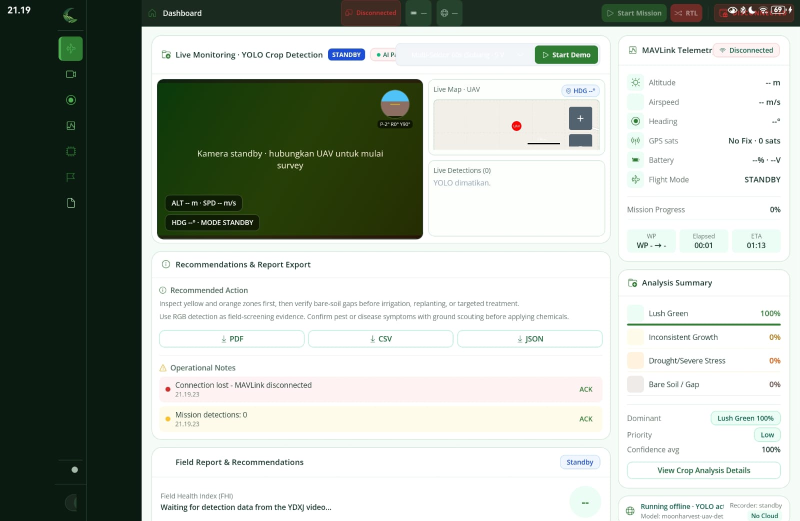
#> input picture Pigeon_Harvest/HarvestmoonGCS/WhatsApp Image 2026-09-28 at 21.20.01.jpeg, 1600 x 1042 px (shown at 1/2 size)
$ python -i build_uav_det_dataset_v2.py   (imports and definitions only)
#> lines starting #> are read from the running program, lines starting #| are printed output that depends on the picture; after the words box and inside, x2 and y2 are one past the last pixel; in counts of white or black regions, pixels touching at a corner belong together
#> further down, picture is the input picture: shape (1042, 1600, 3); mean B, G, R 172.3, 181.1, 174.1
#!/usr/bin/env python3
"""
MoonHarvest — Build UAV Detection Dataset v2 (4 Classes)
=========================================================
Ekstraksi frame resolusi 640x640 dari rekaman drone asli dan pembuatan anotasi
YOLOv8 Detection (4 Kelas) secara objektif berbasis indeks spektral dan tekstur spasial.

Kelas Target:
  0: Lush Green              (Kanopi hijau lebat & sehat)
  1: Inconsistent Growth     (Pertumbuhan tidak merata, anakan muda, stres ringan, gulma)
  2: Drought / Severe Stress (Kekeringan parah, jerami terbakar, klorosis tinggi)
  3: Bare Soil / Gap         (Lahan kosong, tanah retak, pematang, celah tanam)
"""

import os, sys, time, random
from pathlib import Path
import cv2
import numpy as np

VIDEOS = [
    {
        "name": "15d_sawah_muda",
        "path": "/home/fawwazfa/Program/Harvestmoon/TEKNOFEST_SIAP/demo_video/sumber_rekaman_asli/15d_asli_sawah_15hst.mp4",
        "step": 2,      # 465 frames -> ~232 frames
    },
    {
        "name": "ydx_burned_kering",
        "path": "/home/fawwazfa/Program/Harvestmoon/TEKNOFEST_SIAP/demo_video/sumber_rekaman_asli/YDX_burned_asli_lahan_kering.mp4",
        "step": 2,      # 1051 frames -> ~525 frames
    },
    {
        "name": "ydxj_irigasi_subur",
        "path": "/home/fawwazfa/Program/Harvestmoon/TEKNOFEST_SIAP/demo_video/sumber_rekaman_asli/YDXJ0012_asli_vegetasi_irigasi_full.mp4",
        "step": 8,      # 5744 frames -> ~718 frames
    },
    {
        "name": "multisector_transek",
        "path": "/home/fawwazfa/Program/Harvestmoon/TEKNOFEST_SIAP/demo_video/stream_multisector_60s.mp4",
        "step": 3,      # 900 frames -> ~300 frames
    },
]

OUTPUT_DIR = Path("/home/fawwazfa/Program/Harvestmoon/Pigeon_Harvest/training/datasets/moonharvest-uav/uav_det_4cls_v2")
TARGET_SIZE = 640
VAL_RATIO   = 0.20
SEED        = 42

CLASS_NAMES = [
    "Lush Green",
    "Inconsistent Growth",
    "Drought / Severe Stress",
    "Bare Soil / Gap"
]

def extract_boxes_from_frame(frame, target_w=640, target_h=640):
#> called with target_w = 640, target_h = 640
    img = cv2.resize(frame, (target_w, target_h), interpolation=cv2.INTER_AREA)
    hsv = cv2.cvtColor(img, cv2.COLOR_BGR2HSV)
#> hsv: shape (640, 640, 3); mean H, S, V 45.9, 57.5, 182.2
    H, S, V = hsv[:,:,0], hsv[:,:,1], hsv[:,:,2]
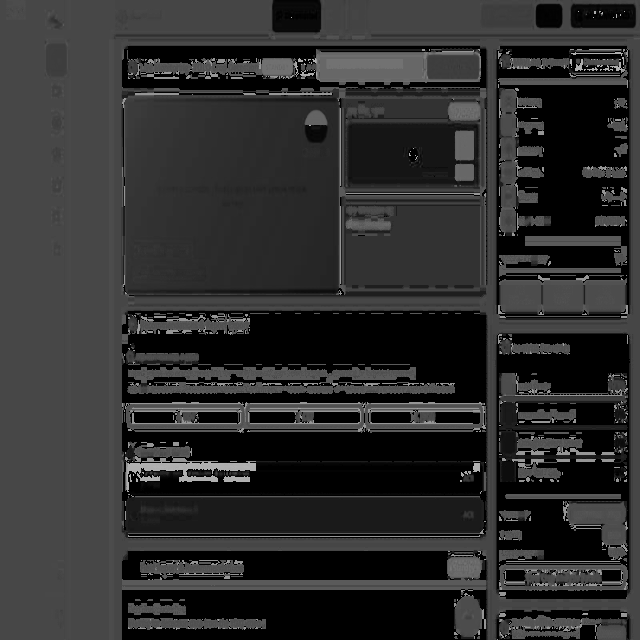
#> H: shape (640, 640); min 0, max 179, mean 45.9
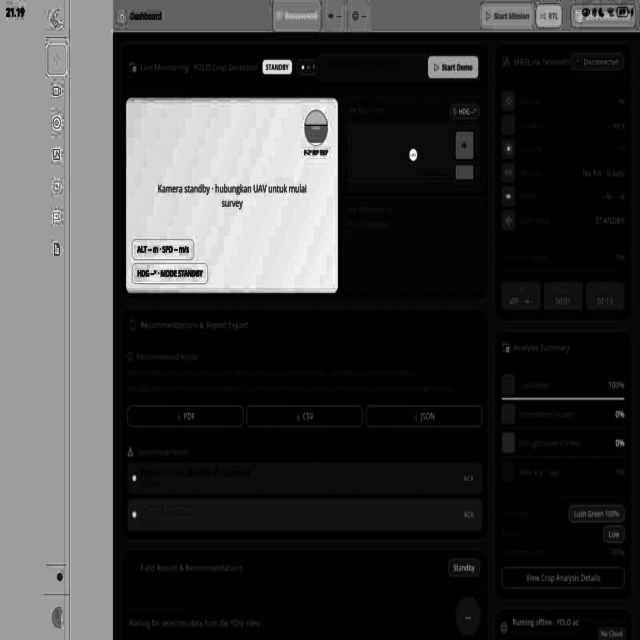
#> S: shape (640, 640); min 0, max 255, mean 57.5

    b, g, r = cv2.split(img.astype(np.float32))
    tot = b + g + r + 1e-6
    exg = (2*g - r - b) / tot
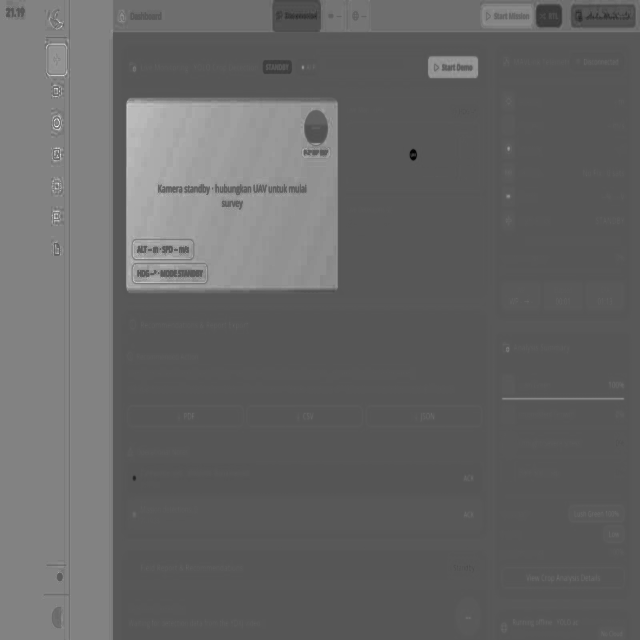
#> exg: shape (640, 640) float32; min -0.988, max 1.91, mean 0.175; drawn with min black and max white
    exr = (1.4*r - g) / tot
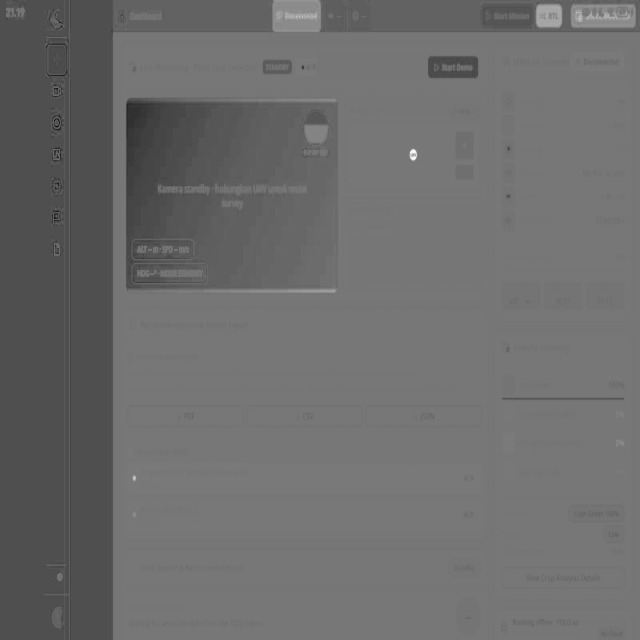
#> exr: shape (640, 640) float32; min -0.971, max 1.39, mean 0.0383; drawn with min black and max white

    masks = {}
    # Class 0: Lush Green (Healthy dense canopy, optimal chlorophyll)
    masks[0] = (H >= 34) & (H <= 90) & (S >= 32) & (V >= 40) & (exg >= 0.035)

    # Class 1: Inconsistent Growth (Tillering / Pale / Uneven / Weeds)
    masks[1] = (((H >= 18) & (H < 34) & (S >= 22)) |
                ((H >= 34) & (H <= 92) & (S >= 20) & (exg >= 0.008) & (exg < 0.035))) & ~masks[0]

    # Class 2: Drought / Severe Stress (Scorched / Dried vegetation / High chlorosis)
    masks[2] = (((H >= 6) & (H <= 26) & (S >= 28) & (V >= 40) & (exg < 0.025)) |
                ((exr > 0.11) & (S >= 25) & (exg < 0.015))) & ~masks[0] & ~masks[1]

    # Class 3: Bare Soil / Gap (Unplanted soil, bunds, pathways, dry mud, row gaps)
    masks[3] = (exg < 0.018) & ~masks[0] & ~masks[1] & ~masks[2]

    all_boxes = [] # (cid, cx, cy, nw, nh, score)
    k_small = cv2.getStructuringElement(cv2.MORPH_ELLIPSE, (5, 5))
    k_close = cv2.getStructuringElement(cv2.MORPH_ELLIPSE, (7, 7))

    for cid in [0, 1, 2, 3]:
        m = masks[cid].astype(np.uint8)
        m = cv2.morphologyEx(m, cv2.MORPH_OPEN, k_small)
        m = cv2.morphologyEx(m, cv2.MORPH_CLOSE, k_close)

        n, labels, stats, centroids = cv2.connectedComponentsWithStats(m, 8)
        cls_boxes = []
        cls_scores = []
        for i in range(1, n):
            area = stats[i, cv2.CC_STAT_AREA]
            if area < 100:
                continue
            x = stats[i, cv2.CC_STAT_LEFT]
            y = stats[i, cv2.CC_STAT_TOP]
            bw = stats[i, cv2.CC_STAT_WIDTH]
            bh = stats[i, cv2.CC_STAT_HEIGHT]

            # Tile large homogeneous regions into natural bounding boxes
            tile_size = 140
            step_size = 100
            if bw > 220 or bh > 220:
                for ty in range(y, y + bh, step_size):
                    for tx in range(x, x + bw, step_size):
                        bx1, by1 = tx, ty
                        bx2, by2 = min(tx + tile_size, x + bw), min(ty + tile_size, y + bh)
                        w_box = bx2 - bx1
                        h_box = by2 - by1
                        if w_box >= 36 and h_box >= 36:
                            sub_mask = m[by1:by2, bx1:bx2]
                            purity = sub_mask.sum() / float(w_box * h_box)
                            if purity >= 0.25:
                                cls_boxes.append([bx1, by1, w_box, h_box])
                                cls_scores.append(float(purity))
            else:
                purity = area / float(bw * bh)
                if purity >= 0.20 and bw >= 22 and bh >= 22:
                    cls_boxes.append([x, y, bw, bh])
                    cls_scores.append(float(purity))

        if cls_boxes:
            indices = cv2.dnn.NMSBoxes(cls_boxes, cls_scores, score_threshold=0.20, nms_threshold=0.35)
            if len(indices) > 0:
                for idx in indices.flatten():
                    bx, by, bw, bh = cls_boxes[idx]
                    cx = (bx + bw / 2.0) / target_w
                    cy = (by + bh / 2.0) / target_h
                    nw = bw / float(target_w)
                    nh = bh / float(target_h)
                    cx = float(np.clip(cx, 0.001, 0.999))
                    cy = float(np.clip(cy, 0.001, 0.999))
                    nw = float(np.clip(nw, 0.010, 0.999))
                    nh = float(np.clip(nh, 0.010, 0.999))
                    all_boxes.append((cid, cx, cy, nw, nh, cls_scores[idx]))
#> this loop made 4 passes
#> n on passes 1 to 3: 19, 6, 8
#> (n, centroids) on pass 4: (4, [[193.1, 264.8], [397.3, 353.2], [188, 517], [175.5, 518]])
#> pass 1, in extract_boxes_from_frame, `m = masks[cid].astype(np.uint8)`:
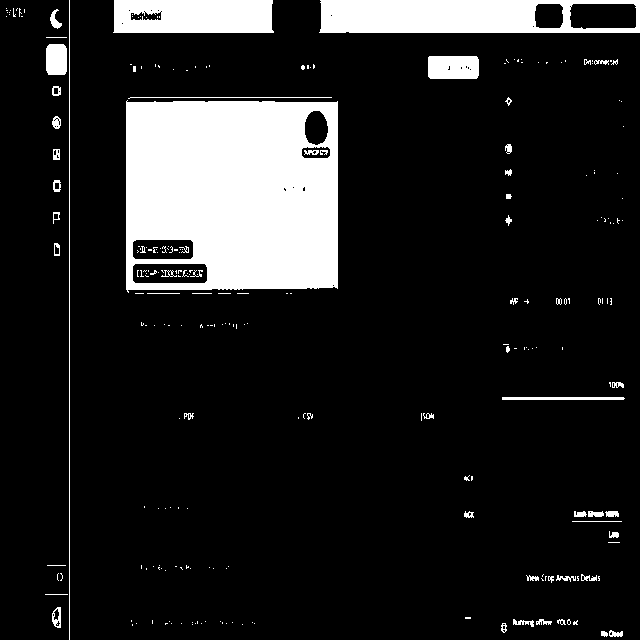
#> m: shape (640, 640); values 0 (black) and 1 (white), 13.6% white; 251 white regions (194 under 20 px), largest, box (x1, y1, x2, y2) and area: (126, 100, 338, 293) 36388, (319, 0, 640, 33) 8338, (113, 0, 274, 33) 5042
#> pass 1, in extract_boxes_from_frame, `n, labels, stats, centroids = cv2.connectedComponentsWithStats(m, 8)`:
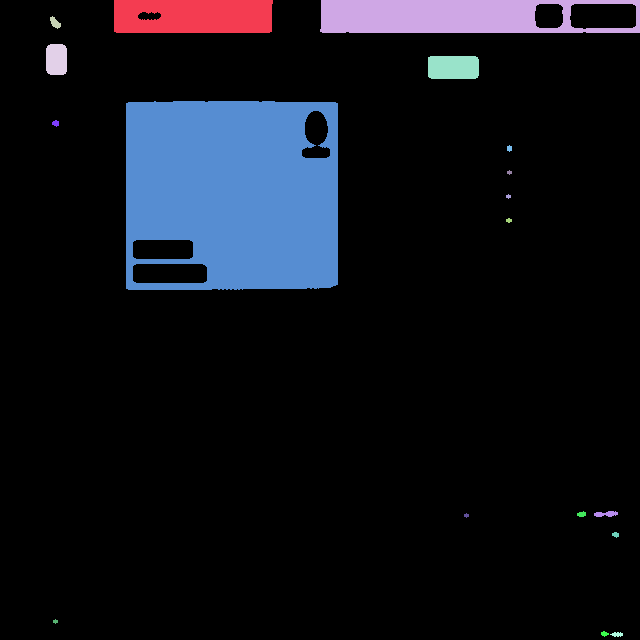
#> labels: shape (640, 640) int32; 19 distinct labels, from 0 to 18; one colour per label, 0 black
#> after the loop:
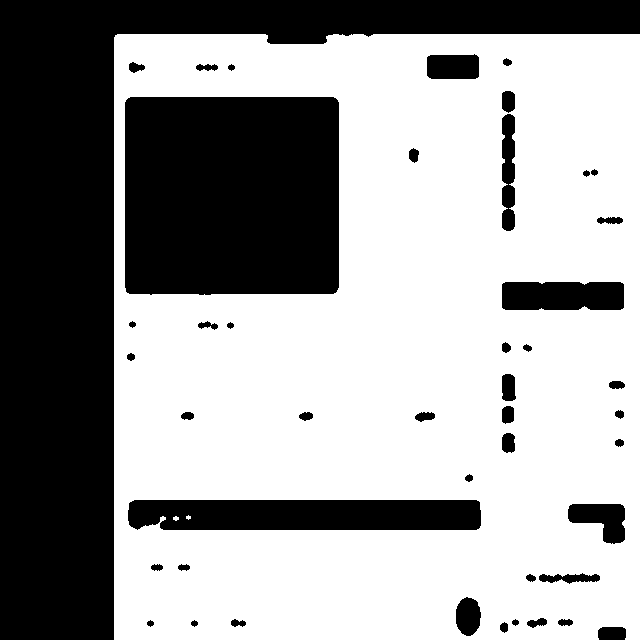
#> m: shape (640, 640); values 0 (black) and 1 (white), 61.9% white; 45 black regions, largest, box (x1, y1, x2, y2) and area: (0, 0, 640, 640) 91473, (125, 97, 339, 295) 42123, (128, 500, 481, 530) 10351
#> after the loop, all_boxes = 34 items

    return img, all_boxes

# [95 lines left out: function main, not called in this run]

# [2 lines not run here, left out]

>>> import cv2
>>> picture = cv2.imread('../HarvestmoonGCS/WhatsApp Image 2026-09-28 at 21.20.01.jpeg')
>>> result = extract_boxes_from_frame(picture)

$ run again, on Pigeon_Harvest/HarvestmoonGCS/WhatsApp Image 2026-09-28 at 21.21.04.jpeg
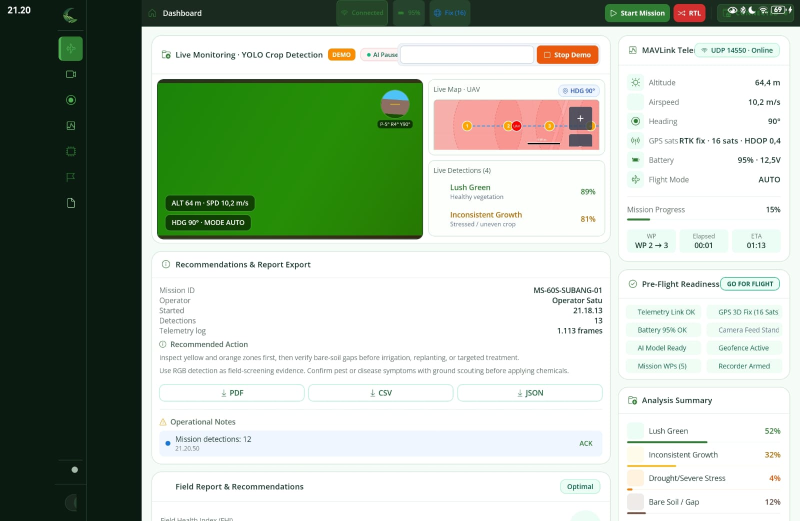
#> input picture Pigeon_Harvest/HarvestmoonGCS/WhatsApp Image 2026-09-28 at 21.21.04.jpeg, 1600 x 1042 px (shown at 1/2 size)
#> picture is the input picture: shape (1042, 1600, 3); mean B, G, R 171.2, 187.1, 174
#> hsv: shape (640, 640, 3); mean H, S, V 49.7, 61.1, 189.7
#> the loop in extract_boxes_from_frame, `for cid in [0, 1, 2, 3]:` made 4 passes
#> n on passes 1 to 3: 21, 11, 6
#> pass 1, in extract_boxes_from_frame, `n, labels, stats, centroids = cv2.connectedComponentsWithStats(m, 8)`:
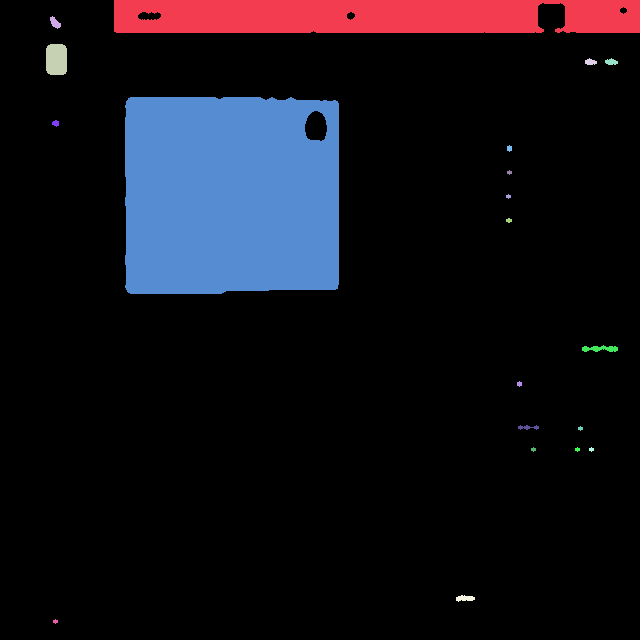
#> labels: shape (640, 640) int32; 21 distinct labels, from 0 to 20; one colour per label, 0 black
#> after the loop in extract_boxes_from_frame, `for cid in [0, 1, 2, 3]:`:
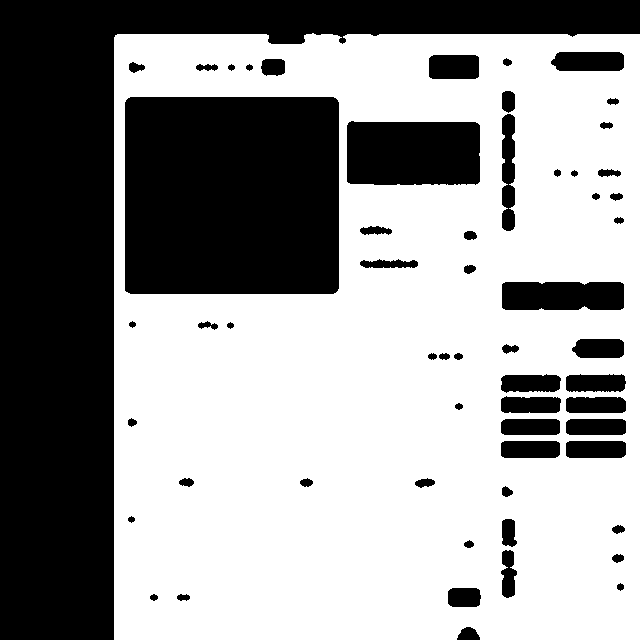
#> m: shape (640, 640); values 0 (black) and 1 (white), 60.3% white; 59 black regions, largest, box (x1, y1, x2, y2) and area: (0, 0, 640, 640) 91292, (125, 97, 339, 294) 42113, (347, 121, 480, 185) 8288
#> after the loop in extract_boxes_from_frame, `for cid in [0, 1, 2, 3]:`: all_boxes = 32 items
